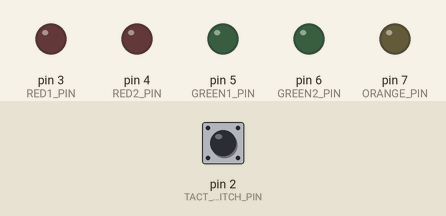
The sketch below on a simulated Arduino Uno, built with avr-gcc and run on an emulated ATmega328P. Parts: output pins drawn as LEDs (lit = HIGH). The test bench sets the inputs (shaded band); at power-on: pin 2 (TACT_SWITCH_PIN) HIGH.

Above: at 1.2 s.
1.3 s: pin 2 (TACT_SWITCH_PIN) pulled LOW for 0.15 s
At 1.9 s:
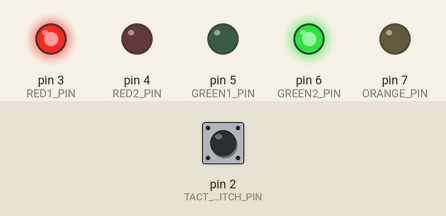
At 6.1 s:
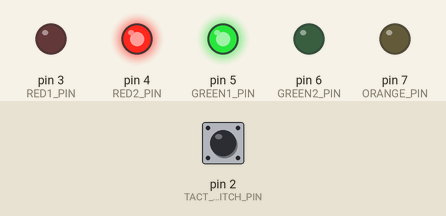
Timing chart, 0 to 16.8 s (numbered marks = the images above; inputs shaded):
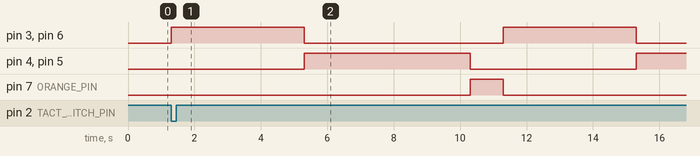

The sketch:

test_yourself.ino
```cpp
// Pin definitions
#define RED1_PIN 3
#define RED2_PIN 4
#define GREEN1_PIN 5
#define GREEN2_PIN 6
#define ORANGE_PIN 7
#define TACT_SWITCH_PIN 2

// Time intervals (in milliseconds)
#define RED_GREEN_TIME 4000
#define GREEN_RED_TIME 5000
#define ORANGE_TIME 1000
#define CYCLE_COUNT 3

bool switchPressed = false;
int cycleCount = 0;

void setup() {
  // Initialize pins as outputs
  pinMode(RED1_PIN, OUTPUT);
  pinMode(RED2_PIN, OUTPUT);
  pinMode(GREEN1_PIN, OUTPUT);
  pinMode(GREEN2_PIN, OUTPUT);
  pinMode(ORANGE_PIN, OUTPUT);

  // Initialize tact switch pin as input with internal pull-up resistor
  pinMode(TACT_SWITCH_PIN, INPUT_PULLUP);
}

void loop() {
  // Check if tact switch is pressed and released
  if (digitalRead(TACT_SWITCH_PIN) == LOW && !switchPressed) {
    switchPressed = true;

    // Execute traffic light sequence
    while (cycleCount < CYCLE_COUNT) {
      // Red1 (stop vehicle) and Green2 (go pedestrian) for 4 seconds
      digitalWrite(RED1_PIN, HIGH);
      digitalWrite(GREEN2_PIN, HIGH);
      delay(RED_GREEN_TIME);
      digitalWrite(RED1_PIN, LOW);
      digitalWrite(GREEN2_PIN, LOW);

      // Red2 (stop pedestrian) and Green1 (go vehicle) for 5 seconds
      digitalWrite(RED2_PIN, HIGH);
      digitalWrite(GREEN1_PIN, HIGH);
      delay(GREEN_RED_TIME);
      digitalWrite(RED2_PIN, LOW);
      digitalWrite(GREEN1_PIN, LOW);

      // Orange for 1 second
      digitalWrite(ORANGE_PIN, HIGH);
      delay(ORANGE_TIME);
      digitalWrite(ORANGE_PIN, LOW);

      cycleCount++;
    }
    // Reset cycle count after completion
    cycleCount = 0;
  } else if (digitalRead(TACT_SWITCH_PIN) == HIGH && switchPressed) {
    switchPressed = false;
  }
}
```

Measured:
- after the input at 1.3 s, pin 3 (RED1_PIN), pin 6 (GREEN2_PIN): alternates HIGH for 4.0 s and LOW for 6.0 s, starting at once; pin 4 (RED2_PIN), pin 5 (GREEN1_PIN): LOW → HIGH after 4.0 s, → LOW 5.0 s later, → HIGH 5.0 s later; pin 7 (ORANGE_PIN): LOW → HIGH after 9.0 s, → LOW 1.0 s later
